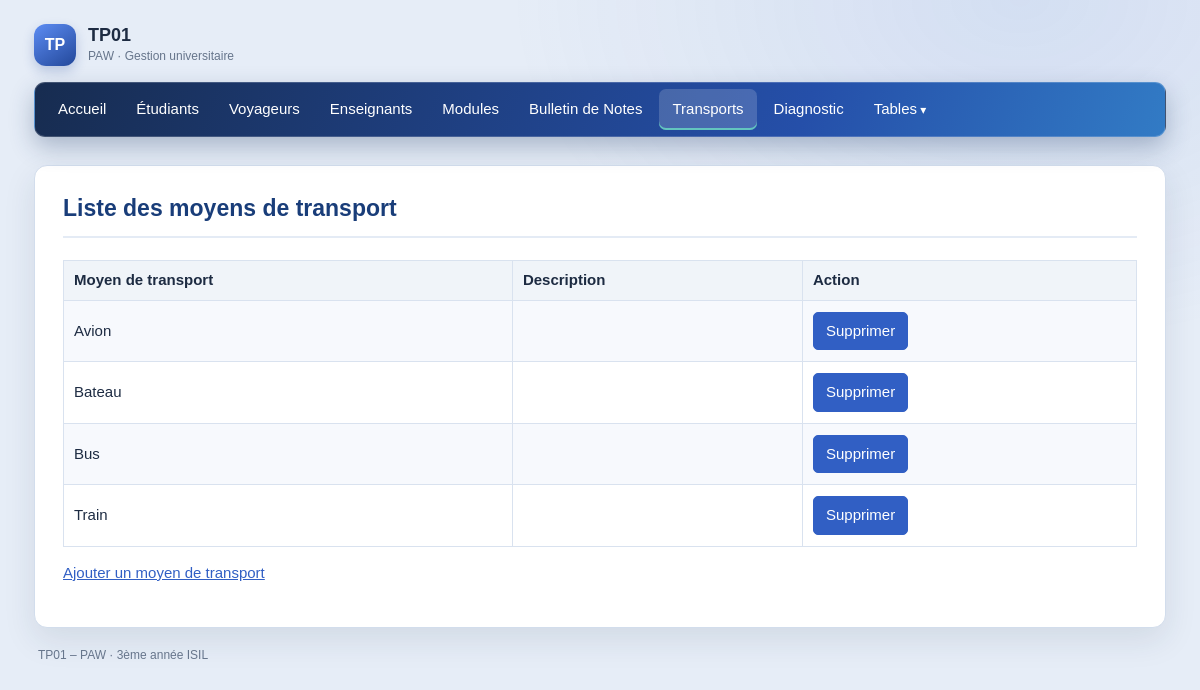
Screenshot of /transport/liste.php with the database file from the repository.
### tables this page shows
CREATE TABLE IF NOT EXISTS moyen_transport (
  libelle      VARCHAR(20)  NOT NULL PRIMARY KEY,
  description  VARCHAR(500) NOT NULL DEFAULT ''
);

### includes/fonctions.php (called while the page is built, shortened)
<?php
function h($texte): string
{
    return htmlspecialchars((string)$texte, ENT_QUOTES, 'UTF-8');
}

### transport/liste.php (the view, shortened to what this page needs)
<?php
require_once __DIR__ . '/../config/database.php';
require_once __DIR__ . '/../includes/fonctions.php';
$stmt = $pdo->prepare('SELECT libelle, description FROM moyen_transport ORDER BY libelle');
$stmt->execute();
$transports = $stmt->fetchAll();
require __DIR__ . '/../includes/header.php';
?>
<?php if (!$transports): ?>
    <p>Aucun moyen de transport enregistré.</p>
<?php else: ?>
    <table class="liste">
        <tr><th>Moyen de transport</th><th>Description</th><th>Action</th></tr>
        <?php foreach ($transports as $transport): ?>
            <tr>
                <td><?= h($transport['libelle']) ?></td>
                <td><?= h($transport['description']) ?></td>
                <td>
                    <form method="post" action="supprimer.php" onsubmit="return confirm('Supprimer ce moyen de transport ?');">
                        <button type="submit">Supprimer</button>
                    </form>
                </td>
            </tr>
        <?php endforeach; ?>
    </table>
<?php endif; ?>
<p><a href="transport.php">Ajouter un moyen de transport</a></p>
<?php require __DIR__ . '/../includes/footer.php'; ?>

### css/style.css (style rules this page uses)
:root { color-scheme: light; --ink: #1d2b42; --muted: #66758b; --primary: #315fc4; --primary-dark: #23489a; --line: #d9e2ef; --surface: #fff; --background: #e6edf7; --accent: #62c5bf; }
* { box-sizing: border-box; }
body { background: radial-gradient(ellipse at 85% 0%, rgb(49 95 196 / 10%), transparent 32rem), var(--background); color: var(--ink); font-family: Arial, sans-serif; font-size: 15px; line-height: 1.5; margin: 0; }
a { color: var(--primary); }
table.liste { width: 100%; border-collapse: collapse; }
table.liste th, table.liste td { border: 1px solid var(--line); padding: 8px 10px; text-align: left; }
table.liste th { background: #f0f4f9; color: var(--ink); }
table.liste tr:nth-child(even) td { background: #f7f9fd; }
button, input[type=submit] { border: 1px solid var(--primary); border-radius: 5px; background: var(--primary); color: #fff; font: inherit; padding: 7px 12px; margin: 3px 3px 3px 0; cursor: pointer; }

### rows the page displays
moyen_transport: libelle "Avion"
moyen_transport: libelle "Bateau"
moyen_transport: libelle "Bus"
moyen_transport: libelle "Train"

### other values shown
$titre "Liste des moyens de transport"
